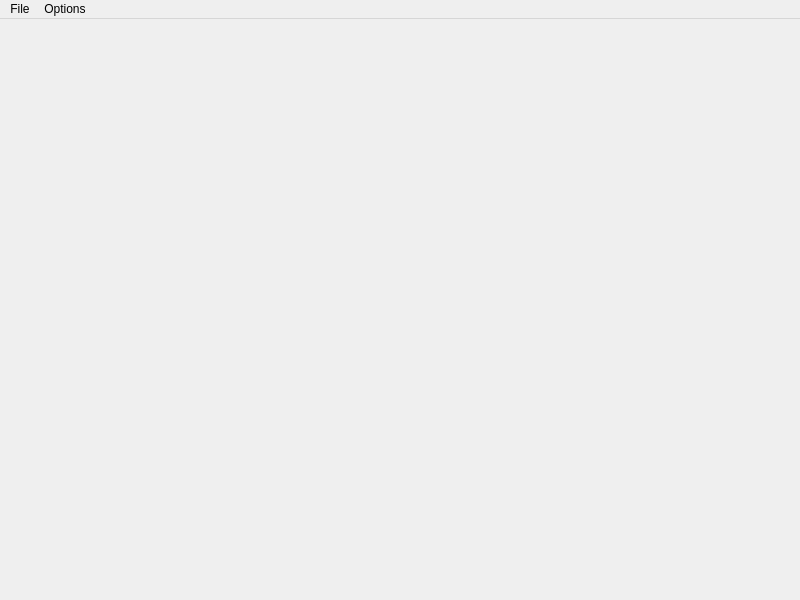
<?xml version="1.0" encoding="UTF-8"?>
<ui version="4.0">
 <class>MainWindow</class>
 <widget class="QMainWindow" name="MainWindow">
  <property name="geometry">
   <rect>
    <x>0</x>
    <y>0</y>
    <width>800</width>
    <height>600</height>
   </rect>
  </property>
  <property name="windowTitle">
   <string>MainWindow</string>
  </property>
  <widget class="QWidget" name="centralwidget"/>
  <widget class="QMenuBar" name="menubar">
   <property name="geometry">
    <rect>
     <x>0</x>
     <y>0</y>
     <width>800</width>
     <height>23</height>
    </rect>
   </property>
   <widget class="QMenu" name="menuEdit">
    <property name="title">
     <string>Options</string>
    </property>
    <addaction name="nextSliceAction"/>
    <addaction name="previousSliceAction"/>
   </widget>
   <widget class="QMenu" name="menuFile">
    <property name="title">
     <string>File</string>
    </property>
    <addaction name="exitAction"/>
   </widget>
   <addaction name="menuFile"/>
   <addaction name="menuEdit"/>
  </widget>
  <action name="nextSliceAction">
   <property name="text">
    <string>Next Slice</string>
   </property>
   <property name="shortcut">
    <string>N</string>
   </property>
  </action>
  <action name="previousSliceAction">
   <property name="text">
    <string>Previous Slice</string>
   </property>
   <property name="shortcut">
    <string>P</string>
   </property>
  </action>
  <action name="exitAction">
   <property name="text">
    <string>Exit</string>
   </property>
   <property name="shortcut">
    <string>Ctrl+Q</string>
   </property>
  </action>
 </widget>
 <resources/>
 <connections/>
</ui>
